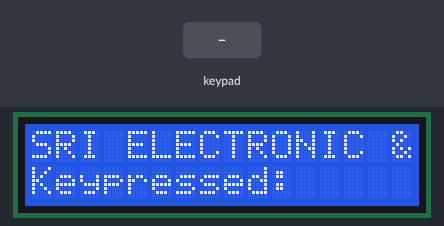
Simulated run of this sketch. Board: Arduino Uno, built with avr-gcc and run on an emulated ATmega328P. Parts: 16×2 character LCD. Wiring (inferred from the names in the program): 4×4 keypad with keys 1 2 3 A 4 5 6 B 7 8 9 C * 0 # D (labels assumed): rows pin 6, pin 7, pin 8, pin 9; columns pin 10, pin 11, pin 12, pin 13. The inputs (shaded band) are chosen by the test bench.

Above: at 2.2 s.
2.3 s: keypad keys 1 2 * pressed 0.4 s apart
At 4.4 s:
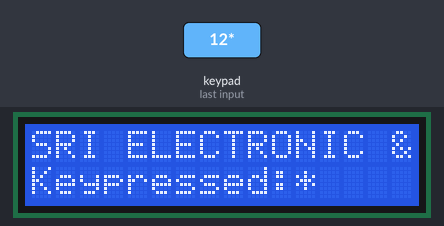
5.0 s: key '3' pressed
At 5.8 s:
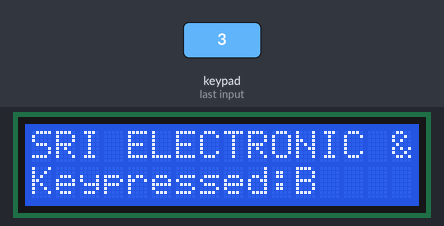
6.5 s: key 'A' pressed
At 7.0 s:
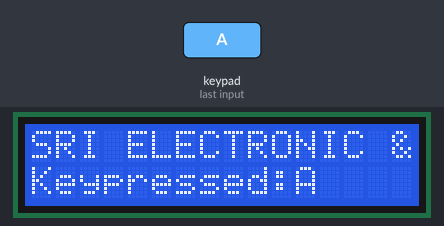
8.0 s: key '4' pressed
At 9.2 s:
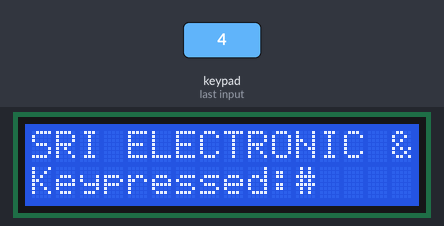
9.5 s: keypad keys 1 2 # pressed 0.4 s apart
At 10.1 s:
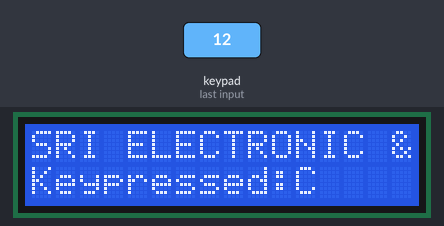
12.2 s: key '1' pressed
Timing chart, 0 to 14.7 s (numbered marks = the images above; inputs shaded):
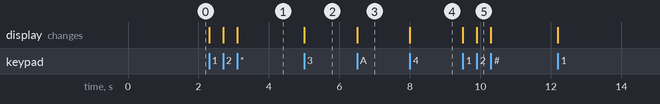

The sketch:

KEYPAD.ino
```cpp
#include <LiquidCrystal.h>
LiquidCrystal lcd(0,1,2, 3, 4, 5);

int row[]={6,7,8,9};
int col[]={10,11,12,13};

int i,j;
int col_scan;

void setup()
{
  lcd.begin(16, 2);

  lcd.setCursor(0,0);
  lcd.print("SRI ELECTRONIC & EMBEDDED SOLUTIONS");
  lcd.setCursor(0,1);
  lcd.print("Keypressed:");
  delay(1000);

  for(i=0;i<=3;i++)
  {
    pinMode(row[i],OUTPUT);
    pinMode(col[i],INPUT);
    digitalWrite(col[i],HIGH);
  }
}

void loop()
{
  for(i=0; i<=3; i++)
  {
    digitalWrite(row[0],HIGH);
    digitalWrite(row[1],HIGH);
    digitalWrite(row[2],HIGH);
    digitalWrite(row[3],HIGH);
    digitalWrite(row[i],LOW);

    for(j=0; j<=3; j++)
    {
      col_scan=digitalRead(col[j]);
      if(col_scan==LOW)
      {
        lcd.setCursor(11,1);
        keypress(i,j);
        delay(300);
      }
    }
  }
}

void keypress(int i, int j)
{
  if(i==0&&j==0)
  lcd.print("D");
  if(i==0&&j==1)
  lcd.print("C");
  if(i==0&&j==2)
  lcd.print("B");
  if(i==0&&j==3)
  lcd.print("A");
  if(i==1&&j==0)
  lcd.print("#");
  if(i==1&&j==1)
  lcd.print("9");
  if(i==1&&j==2)
  lcd.print("6");
  if(i==1&&j==3)
  lcd.print("3");
  if(i==2&&j==0)
  lcd.print("0");
  if(i==2&&j==1)
  lcd.print("8");
  if(i==2&&j==2)
  lcd.print("5");
  if(i==2&&j==3)
  lcd.print("2");
  if(i==3&&j==0)
  lcd.print("*");
  if(i==3&&j==1)
  lcd.print("7");
  if(i==3&&j==2)
  lcd.print("4");
  if(i==3&&j==3)
  lcd.print("1");
}
```

Measured:
- after the input at 2.3 s, the display: first changes at once (image 1 shows a later state)
- after the input at 5.0 s, the display: changes at once (image 2)
- after the input at 6.5 s, the display: changes at once (image 3)
- after the input at 8.0 s, the display: changes at once (image 4)
- after the input at 9.5 s, the display: first changes at once (image 5 shows a later state)
